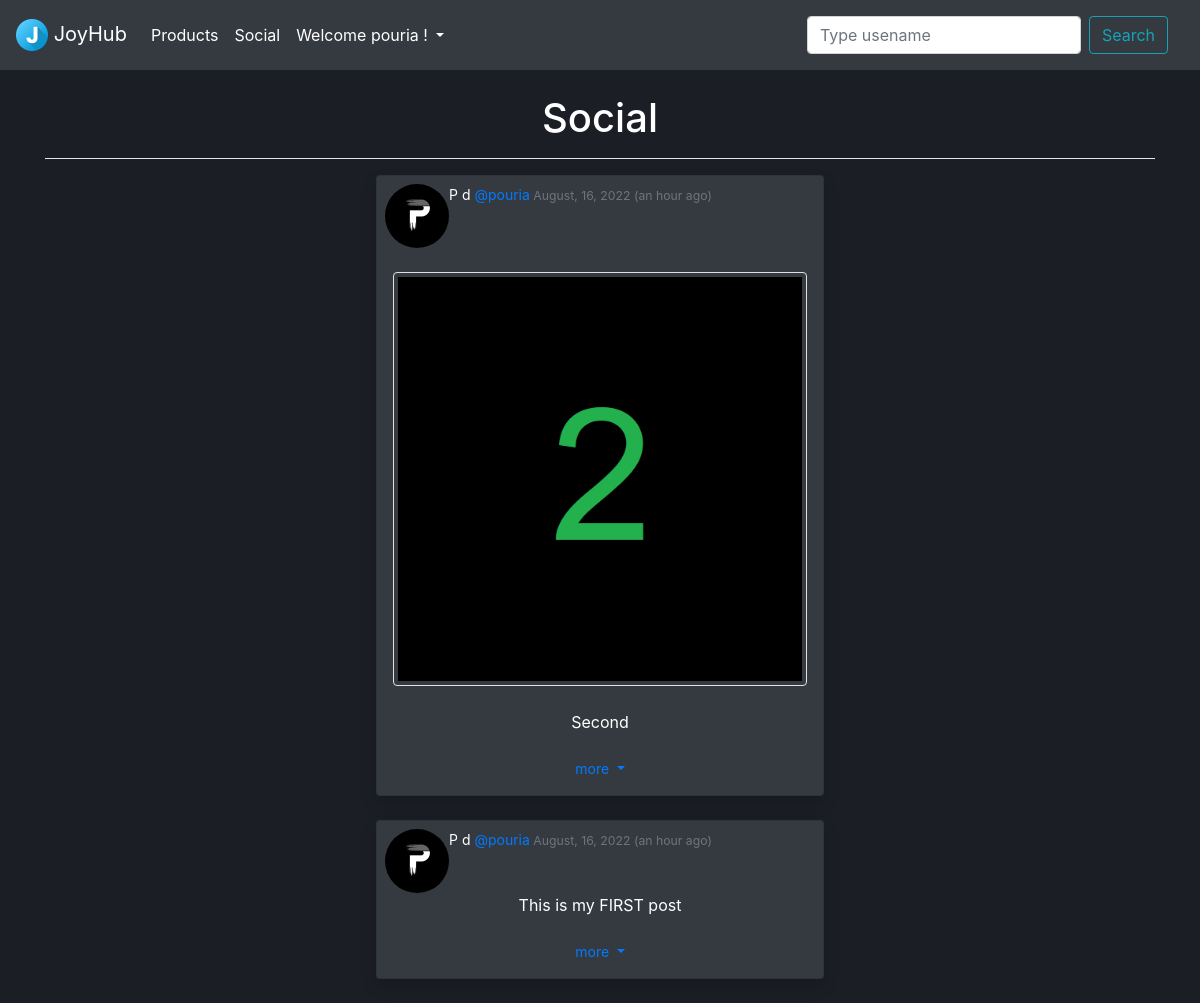
/members/social/ (signed in), run on the app's committed database.
### members/models.py (models this page shows, shortened)
class Post(models.Model):
    author = models.ForeignKey(User, on_delete=models.CASCADE)
    text = models.TextField(max_length=255, null=True, blank=True)
    post_image = models.ImageField(default='post_image_default.png', upload_to='posts_pics', null=True, blank=True)
    edited_at = models.DateTimeField(auto_now=True, null=True, blank=True)
    created_at = models.DateTimeField(auto_now_add=True, null=True, blank=True)
    def has_default_image(self):
        if self.post_image.url == '/media/post_image_default.png':
            return True
        return False
    def humanized_created_at(self):
        return humanize.naturaltime(self.created_at)
    def is_edited(self):
        if self.created_at != self.edited_at:
            return True
        return False

class UserProfile(models.Model):
    user = models.OneToOneField(User, on_delete=models.CASCADE)
    profile_image = models.ImageField(default='default.png', upload_to='profile_pics', null=True, blank=True)
    bio = models.TextField(max_length=150, null=True, blank=True)
    birth_date = models.DateField(max_length=8, null=True, blank=True)
    last_update = models.DateTimeField(auto_now=True, null=True, blank=True)
    created_at = models.DateTimeField(auto_now_add=True, null=True, blank=True)
    class Meta:
        ordering = ['id']

### members/views.py (the view)
# urls.py: path('social/', PostListView.as_view(), name='social'),  # Social path
class PostListView(LoginRequiredMixin, ListView):
    model = Post
    template_name = 'members/social.html'
    context_object_name = 'posts'
    ordering = ['-created_at']
    paginate_by = 5

### members/templates/members/social.html (shortened to what this page needs)
{% extends 'home/base.html' %}
{% block content %}
    <body>
        <center>
            {% if user.is_authenticated %}
                <h1 style="color: rgb(255, 255, 255);">Social</h1>
                <hr style="background-color: rgb(255, 255, 255);">
                {% for post in posts %}
                    <div class="shadow p-2 card bg-dark" style="width: 28rem;">
                        <div class="media content-section bg-dark">
                            {% if post.author.userprofile.profile_image %}
                                <img class="rounded-circle article-img" src="{{post.author.userprofile.profile_image.url}}" width="64" height="64">
                            {% else %}
                                <img class="rounded-circle article-img" src="/media/default.png" width="64" height="64">
                            {% endif %}
                            {% if post.is_edited %}
                                <small style="color: rgb(255, 255, 255);">{{post.author.first_name}} {{post.author.last_name}} <a href="{% url 'personal_page' post.author %}">@{{post.author}}</a></small>
                                <small style="color: rgb(52, 58, 64);">_</small>
                                <small><small class="text-muted"> edited ({{post.humanized_edit_date}})</small></small>
                            {% else %}
                            <small style="color: rgb(255, 255, 255);">{{post.author.first_name}} {{post.author.last_name}} <a href="{% url 'personal_page' post.author %}">@{{post.author}}</a><small class="text-muted"> {{post.created_at|date:"F, d, Y"}} ({{post.humanized_created_at}})</small></small>
                            {% endif %}
                        </div>
                        {% if not post.has_default_image %}
                            <br>
                            <center>
                                <img src="{{post.post_image.url}}" class="img-fluid img-thumbnail bg-dark" width="414" height="414">
                            </center>
                            <br>
                        {% endif %}
                        <p class="card-text" style="color: rgb(255, 255, 255);">{{post.text}}</p>
                        {% if post.author == user %}
                            <small>
                                <a class="nav-link active dropdown-toggle" role="button" data-toggle="dropdown" aria-expanded="false">
                                more
                                </a>
                            </small>
                        {% else %}
                            <br>
                        {% endif %}
                    </div>
                    <br>
                {% endfor %}
            {% else %}
                <h1 style="color: rgb(255, 255, 255);"><a class="card-link" href="{%url 'login'%}">Login</a> to see this page</h1>
            {% endif %}
        </center>
    </body>
{% endblock %}

### home/templates/home/base.html (shortened to what this page needs)
{% load static %}
<!doctype html>
<html lang="en">
  <head>
    <link rel="stylesheet" href="https://cdn.jsdelivr.net/npm/bootstrap@4.6.2/dist/css/bootstrap.min.css">
  </head>
  <body>
    {% include 'home/navbar.html' %}
    <br>
    <div class="container">
      {% block content %}
      {% endblock %}
  </body>
</html>

### home/templates/home/navbar.html (shortened to what this page needs)
{% load static %}
<nav class="navbar navbar-expand-lg navbar-dark bg-dark">
  <a class="navbar-brand" href="{% url 'home' %}">
    <img src="{% static 'home/images/JoyHubIcon.png' %}" width="32" height="32" class="d-inline-block align-top">
    JoyHub
  </a>
  <div class="collapse navbar-collapse" id="navbarNavDropdown">
    <ul class="navbar-nav">
      <li class="nav-item">
        <a class="nav-link active" aria-current="page" href="{% url 'ShowProducts' %}">Products</a>
      </li>
      {% if user.is_authenticated %}
      <li class="nav-item">
        <a class="nav-link active" aria-current="page" href="{% url 'social' %}">Social</a>
      </li>
      <li class="nav-item dropdown">
        <a class="nav-link active dropdown-toggle" href="#" role="button" data-toggle="dropdown" aria-expanded="false">
          Welcome {{user.username}} !
        </a>
      </li>
      {% endif %}
    </ul>
  </div>
  <nav class="navbar navbar-dark bg-dark">
    <form class="form-inline" method="post" action="{% url 'search_users' %}">
      <input class="form-control mr-sm-2" name="searched" type="search" placeholder="Type usename" aria-label="Search">
      <button class="btn btn-outline-info my-2 my-sm-0" type="submit">Search</button>
    </form>
  </nav>
</nav>

### home/templates/home/base.html (style rules this page uses)
body { background: rgb(28, 30, 38); }

### data on the page
Post: author.userprofile.profile_image (picture), author.first_name "P", author.last_name "d", author "pouria", created_at "August, 16, 2022", humanized_created_at "an hour ago", post_image (picture), text "Second", shows "more"
Post: author.userprofile.profile_image (picture), author.first_name "P", author.last_name "d", author "pouria", created_at "August, 16, 2022", humanized_created_at "an hour ago", text "This is my FIRST post", shows "more"

### other printed values
{{ user.username }} "pouria"
